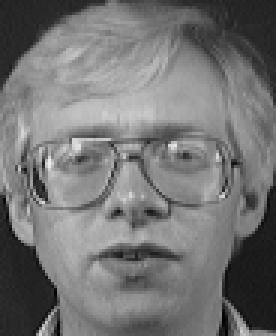
%> input picture TTR/Laboratorio/Lab2/Images/012.bmp, 92 x 112 px, given in place of 1.jpg, which was not available (shown 3 times larger)
$ octave LAB1es6.m   (GNU Octave 9; MATLAB toolbox functions it lacks are replaced by stand-ins)
%> lines starting %> are read from the running program, lines starting %| are printed output that depends on the picture; pictures that were not available may be replaced by others from this repository, and a replacement may not be noted
% ---------------------------------------
% Esercize 6- face recognition
% ---------------------------------------
clc
clear all
close all

fprintf(' ---------------\n')
fprintf(' Esercize 6\n')
fprintf(' ---------------\n')

label = [1 1 1 1 1 1 1 2 2 2 2 2];
%The goal will be that of instantiate two gaussian classifiers which will
%be used to classify test images, guessing one of the two labels: male or
%female, in a maximum a posteriori sense.

trainSet1=[1:5];
Man = [];
trainSet2= [8:9];
Woman=[];

for i=trainSet1
    img = rgb2gray(imread(strcat(num2str(i),'.jpg')));
%> img is the input picture: size 112x92 uint8; min 1, max 234, mean 116.1
    img = img(1:4:end,1:4:end);
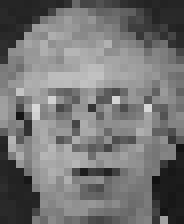
%> img: size 28x23 uint8 (shown 8 times larger); min 17, max 216, mean 115.8
    Man=[Man,img(:)];
%> Man = 644 values, max 216 at index 126, min 17 at index 555, mean 115.8

end
%> pass 2 of the loop `for i=trainSet1`:
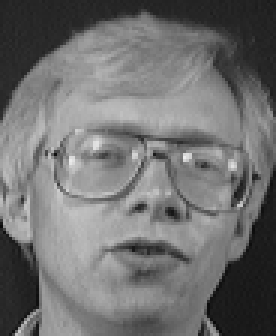
%> input picture TTR/Laboratorio/Lab2/Images/017.bmp, 92 x 112 px, given in place of 2.jpg, which was not available (shown 3 times larger)
%> img is the input picture: size 112x92 uint8; min 10, max 236, mean 112.2
%> `img = img(1:4:end,1:4:end);`:
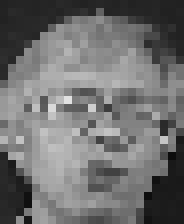
%> img: size 28x23 uint8 (shown 8 times larger); min 12, max 225, mean 111.3
%> Man = 644 rows, first 12: [37 34; 41 35; 40 34; 36 38; 41 39; 45 38; 44 44; 52 47; 121 41; 126 42; 126 98; 136 141]
%> (the run ends here)
